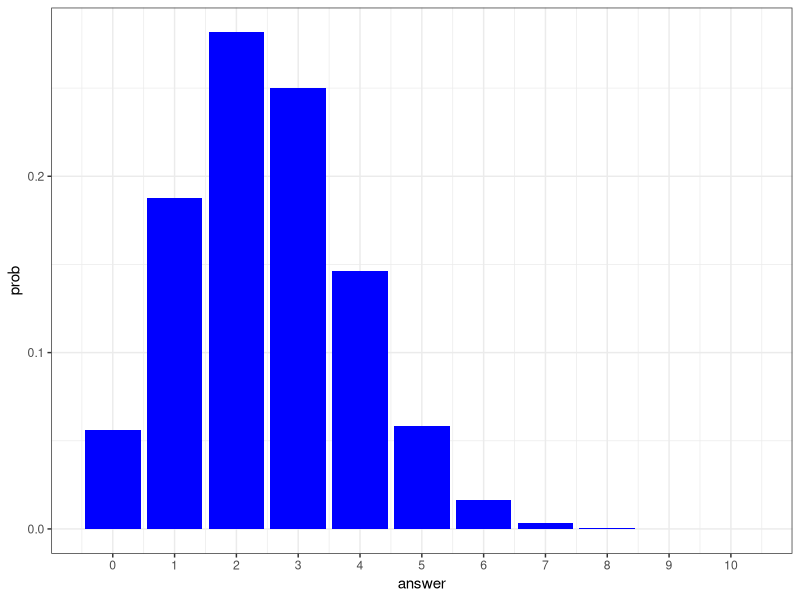
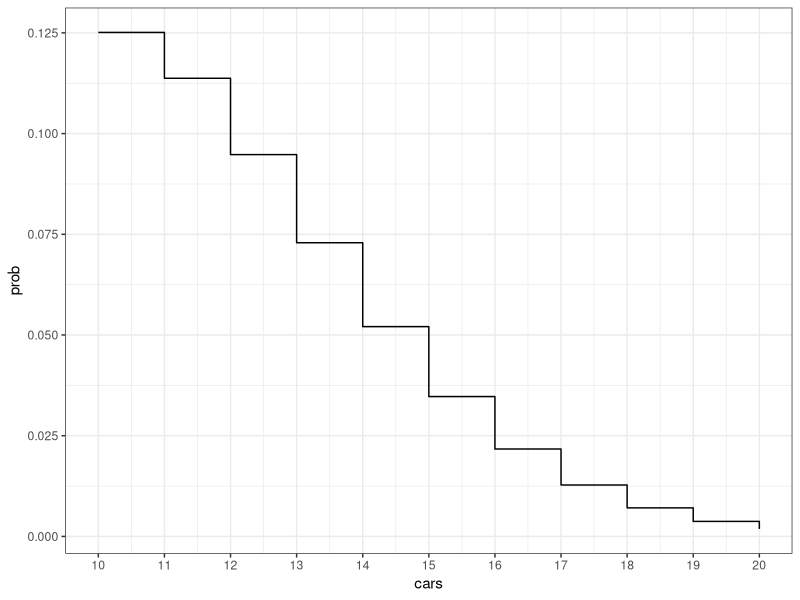
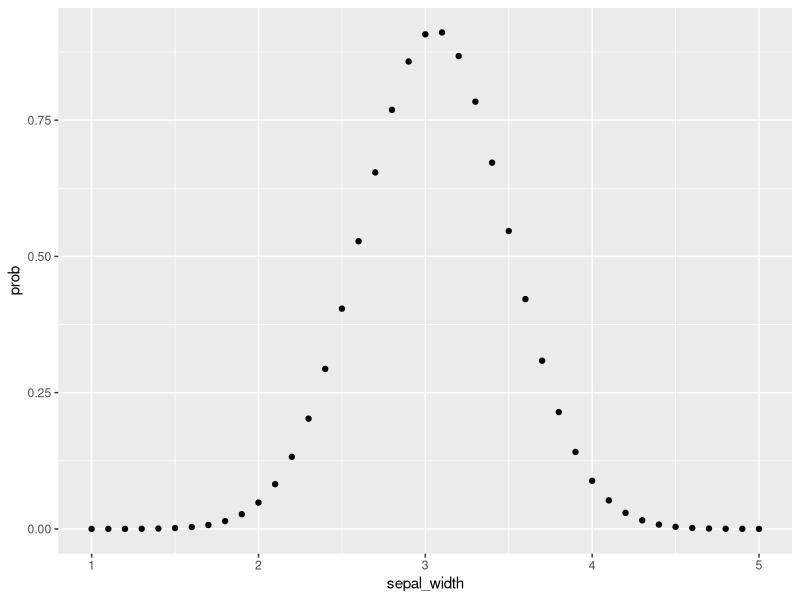
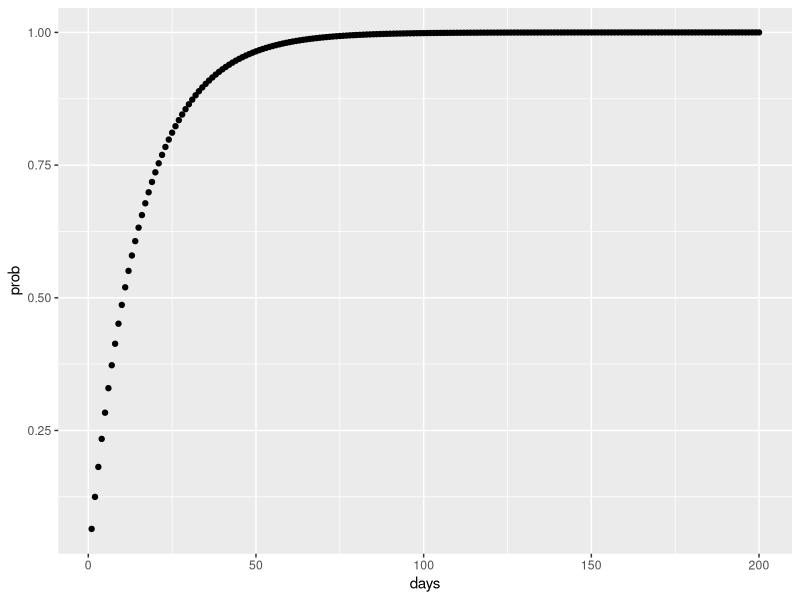
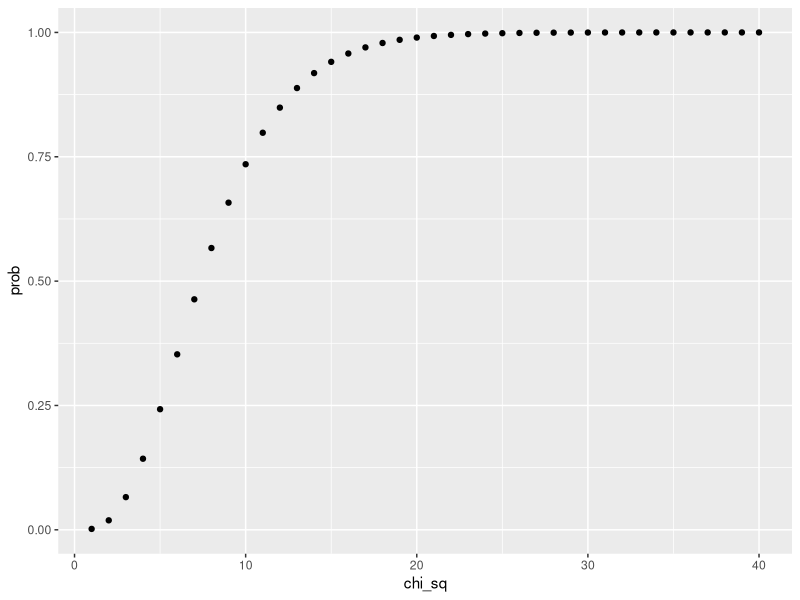

Reproduce these figures in R, in order.
# Course - Using probability distributions for real world problems in R
# Instructor - Dr. Nikunj Maheshwari

library(ggplot2)

#-------------------------------------------------------------------------------
# Binomial distribution

# Problem
# Suppose there are ten multiple choice questions in an English class quiz. 
# Each question has four possible answers, and only one of them is correct.
# 
# Q1. Find the probability of having exactly 4 correct answers by random 
# Solution

dbinom(x=4, size = 10, prob=0.25)#Exactly 4

# Q2. What is the probability of having four or less correct answers if a 
#     student attempts to answer every question at random?
# Solution
pbinom(q=4,size=10,prob = 0.25)#r or less

k <- seq(0,10,1)
probTable <- data.frame(answer=k, prob=dbinom(k,10,0.25))

ggplot(data=probTable, aes(x=answer,y=prob)) +
  geom_bar(stat="identity", fill="blue") +
  scale_x_continuous(breaks = k) +
  theme_bw()
#-------------------------------------------------------------------------------
# Poisson distribution

# Problem
# If there are ten cars crossing a bridge per minute on average, find the 
# probability of having seventeen or more cars crossing the bridge in a 
# particular minute.
# Solution


ppois(16, lambda = 10) # this is Probability of 16 or less cars crossing
(1- ppois(16, lambda = 10))# this is probability of 17 or more
#ALTERNATIVELY
ppois(16, lambda = 10, lower=FALSE)


cars <- seq(10,20,1)
prob <- dpois(cars, lambda = 10)

ggplot() + geom_step(aes(x=cars,y=prob)) +
  scale_x_continuous(breaks = cars) +
  theme_bw()
 
#-------------------------------------------------------------------------------
# Normal distribution

# Problem
# The Iris dataset in R contains iris flower specifications. The column 
# Sepal Width follows a normal distribution.
#
# Poisson needs a Lambda, Normal needs a Mean and Std. Dev
# Q1. What is the percentage of flowers with Sepal Width 3cm or less?
# Solution

meanIris <- mean(iris$Sepal.Width)
sdIris <- sd(iris$Sepal.Width)
pnorm(3, mean=meanIris, sd= sdIris)
# Q2. What fraction of the flowers where Sepal Width lies between 3cm and 4cm?
# Solution
pnorm(4, mean=meanIris, sd= sdIris) - pnorm(3, mean=meanIris, sd= sdIris)

sepal_width <- seq(1,5,0.1)
prob <- dnorm(sepal_width, mean=meanIris, sd= sdIris)


ggplot() + geom_point(aes(x=sepal_width,y=prob)) 
  theme_bw()

#-------------------------------------------------------------------------------
# Exponential distribution
#
# Use to measure Time Lapsed between events
# Require Rate
#
# Q1. Suppose the mean arrival time of a customer at a supermarket cashier is 
# four minutes. Find the probability of a customer arriving at the cashier 
# in less than three minutes.
# Solution

#Note: Rate = 1/4
pexp(3, rate=1/4)  

# Q2. The number of days ahead travelers buy their flight tickets follows an 
# exponential distribution with the average number of days = 15. 
# Find the probability that a traveler will purchase a ticket more than 
# 10 days in advance.
# Solution
1-pexp(10, rate=1/15)

days <- seq(1,200,1)
prob <- pexp(days,  rate=1/15)

ggplot() + geom_point(aes(x=days,y=prob)) 
theme_bw()
#-------------------------------------------------------------------------------
# Chi-Square distribution
#
# Need degrees fo freedom and observed and expected std. dev
# lower value means more correlation
#
# Problem Statement
# Say, on average, a battery lasts 50 minutes on a single charge. The standard 
# deviation is 3 minutes. Suppose the battery manufacturer runs a quality 
# control test. They randomly select 9 batteries. The standard deviation of 
# the selected batteries is 5 minutes. 
# Q1. What would be the chi-square statistic represented by this test?
# Solution
dof <- 8
chi <- (dof *5^2)/3^2
chi



# Q2. Suppose they repeated the test with a new random sample of 9 batteries. 
# What is the probability that the standard deviation in the new test would be 
# greater than 5 minutes?
# Solution
1- pchisq(chi, df = dof)
chi_sq <- seq(1,40,1)
prob <- pchisq(chi_sq, df = dof)
ggplot() + geom_point(aes(x=chi_sq,y=prob)) 
theme_bw()

#-------------------------------------------------------------------------------
### End of course.
### Thank you for pursuing it.